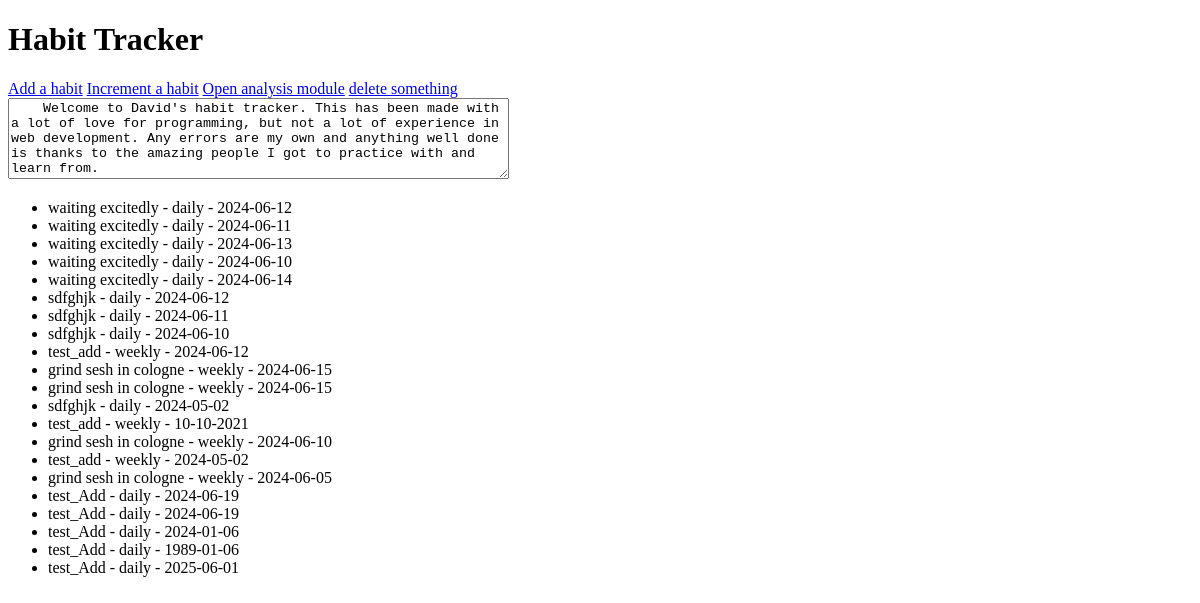
Before: / with the older database file.
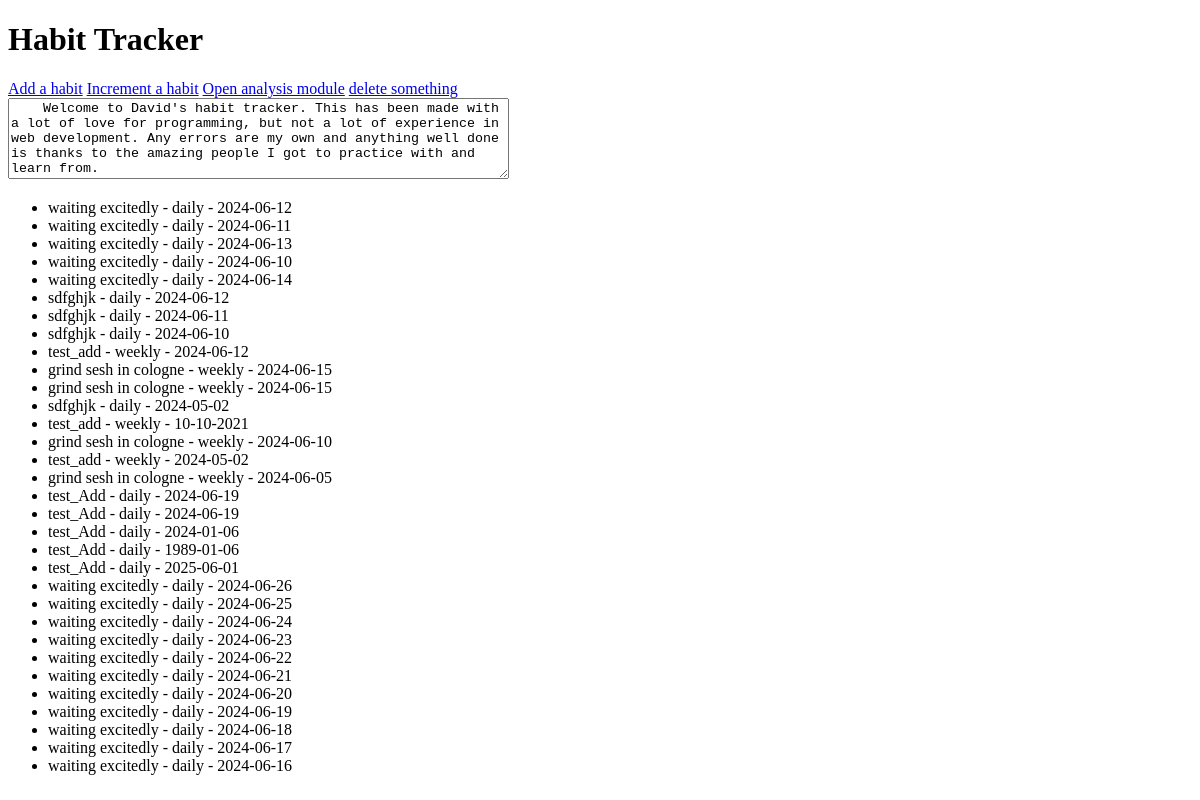
After: the same page with the newer database file.
### tables this page shows
CREATE TABLE habits (
                id INTEGER PRIMARY KEY AUTOINCREMENT,
                name TEXT NOT NULL,
                date TEXT NOT NULL,
                streak INTEGER,
                periodicity TEXT NOT NULL
            );

### app.py (the view)
@app.route('/')
def index():
    app.config['DATABASE']  = 'habit_tracker.db'
    conn = get_db_connection()
    cur = conn.cursor()
    cur.execute('SELECT * FROM habits')
    habits = cur.fetchall()
    return render_template('index.html', habits=habits)

### app.py (called while the page is built)
@app.before_request
def before_request():
    g.db = get_db_connection()

### database.py (called while the page is built)
def get_db_connection():
    if 'db' not in g: # checks if g already holds a database and adds one otherwise
        print('building database connection')
        g.db = sqlite3.connect(current_app.config['DATABASE']) # sets the db according to the current context
        g.db.row_factory = sqlite3.Row # getting back dictionaries from the row data
    return g.db

def close_db_connection(e=None):
    db = g.pop('db', None)
    if db is not None:
        db.close()

### templates/index.html (shortened to what this page needs)
<!DOCTYPE html>
<html lang="en">
<head>
</head>
<body>
    <h1>Habit Tracker</h1>
    <a href="{{ url_for('add')}}">Add a habit</a>
    <a href="{{ url_for('increment')}}">Increment a habit</a>
    <a href="{{ url_for('analysis')}}" >Open analysis module</a>
    <a href="{{ url_for('delete')}}" >delete something</a>
    <br>
    <textarea readonly name="greeting" rows="5" cols="60">
    Welcome to David's habit tracker. This has been made with a lot of love for programming, but not a lot of experience in web development. Any errors are my own and anything well done is thanks to the amazing people I got to practice with and learn from.
    </textarea>
    <ul>
        {% for habit in habits %}
        <li>{{ habit.name }} - {{ habit.periodicity }} - {{ habit.date }}</li>
        {% endfor %}
    </ul>
</body>
</html>

Changed rows visible on the page:
added habits: name "waiting excitedly", periodicity "daily", date "2024-06-26"
added habits: name "waiting excitedly", periodicity "daily", date "2024-06-25"
added habits: name "waiting excitedly", periodicity "daily", date "2024-06-24"
added habits: name "waiting excitedly", periodicity "daily", date "2024-06-23"
added habits: name "waiting excitedly", periodicity "daily", date "2024-06-22"
added habits: name "waiting excitedly", periodicity "daily", date "2024-06-21"
added habits: name "waiting excitedly", periodicity "daily", date "2024-06-20"
added habits: name "waiting excitedly", periodicity "daily", date "2024-06-19"
added habits: name "waiting excitedly", periodicity "daily", date "2024-06-18"
added habits: name "waiting excitedly", periodicity "daily", date "2024-06-17"
added habits: name "waiting excitedly", periodicity "daily", date "2024-06-16"
